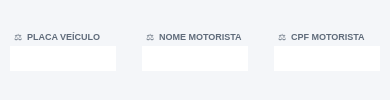
                     <widget class="QWidget" name="page_Terceiros">
                      <property name="styleSheet">
                       <string notr="true">background-color: #f4f6f9;</string>
                      </property>
                      <layout class="QVBoxLayout" name="verticalLayout_8">
                       <property name="leftMargin">
                        <number>0</number>
                       </property>
                       <property name="topMargin">
                        <number>0</number>
                       </property>
                       <property name="rightMargin">
                        <number>0</number>
                       </property>
                       <property name="bottomMargin">
                        <number>0</number>
                       </property>
                       <item>
                        <widget class="QWidget" name="widget_8" native="true">
                         <property name="minimumSize">
                          <size>
                           <width>0</width>
                           <height>50</height>
                          </size>
                         </property>
                         <property name="maximumSize">
                          <size>
                           <width>16777215</width>
                           <height>50</height>
                          </size>
                         </property>
                         <layout class="QVBoxLayout" name="verticalLayout_14">
                          <property name="leftMargin">
                           <number>0</number>
                          </property>
                          <property name="topMargin">
                           <number>0</number>
                          </property>
                          <property name="rightMargin">
                           <number>0</number>
                          </property>
                          <property name="bottomMargin">
                           <number>0</number>
                          </property>
                          <item>
                           <widget class="QWidget" name="widget_50" native="true">
                            <property name="minimumSize">
                             <size>
                              <width>0</width>
                              <height>50</height>
                             </size>
                            </property>
                            <property name="maximumSize">
                             <size>
                              <width>16777215</width>
                              <height>50</height>
                             </size>
                            </property>
                            <layout class="QHBoxLayout" name="horizontalLayout_32">
                             <property name="leftMargin">
                              <number>0</number>
                             </property>
                             <property name="topMargin">
                              <number>0</number>
                             </property>
                             <property name="rightMargin">
                              <number>0</number>
                             </property>
                             <property name="bottomMargin">
                              <number>0</number>
                             </property>
                             <item>
                              <widget class="QWidget" name="widget_57" native="true">
                               <property name="styleSheet">
                                <string notr="true"/>
                               </property>
                               <layout class="QVBoxLayout" name="verticalLayout_52">
                                <property name="spacing">
                                 <number>3</number>
                                </property>
                                <property name="leftMargin">
                                 <number>10</number>
                                </property>
                                <property name="topMargin">
                                 <number>6</number>
                                </property>
                                <property name="rightMargin">
                                 <number>10</number>
                                </property>
                                <property name="bottomMargin">
                                 <number>6</number>
                                </property>
                                <item>
                                 <widget class="QLabel" name="label_90">
                                  <property name="minimumSize">
                                   <size>
                                    <width>0</width>
                                    <height>0</height>
                                   </size>
                                  </property>
                                  <property name="maximumSize">
                                   <size>
                                    <width>16777215</width>
                                    <height>16777215</height>
                                   </size>
                                  </property>
                                  <property name="font">
                                   <font>
                                    <pointsize>-1</pointsize>
                                    <weight>75</weight>
                                    <bold>true</bold>
                                   </font>
                                  </property>
                                  <property name="styleSheet">
                                   <string notr="true">border: none;
background: transparent;
color: #5f6b7a;
font-size: 9px;
font-weight: bold;
padding-left: 2px;</string>
                                  </property>
                                  <property name="text">
                                   <string>⚖️  PLACA VEÍCULO</string>
                                  </property>
                                  <property name="alignment">
                                   <set>Qt::AlignLeading|Qt::AlignLeft|Qt::AlignVCenter</set>
                                  </property>
                                 </widget>
                                </item>
                                <item>
                                 <widget class="QLineEdit" name="line_Placa_Ter">
                                  <property name="sizePolicy">
                                   <sizepolicy hsizetype="Preferred" vsizetype="Preferred">
                                    <horstretch>0</horstretch>
                                    <verstretch>0</verstretch>
                                   </sizepolicy>
                                  </property>
                                  <property name="minimumSize">
                                   <size>
                                    <width>0</width>
                                    <height>25</height>
                                   </size>
                                  </property>
                                  <property name="maximumSize">
                                   <size>
                                    <width>16777215</width>
                                    <height>25</height>
                                   </size>
                                  </property>
                                  <property name="font">
                                   <font>
                                    <pointsize>9</pointsize>
                                    <weight>50</weight>
                                    <bold>false</bold>
                                   </font>
                                  </property>
                                  <property name="styleSheet">
                                   <string notr="true">color: #374151;
border: none;
background: white;</string>
                                  </property>
                                  <property name="inputMask">
                                   <string/>
                                  </property>
                                  <property name="text">
                                   <string/>
                                  </property>
                                  <property name="frame">
                                   <bool>true</bool>
                                  </property>
                                  <property name="echoMode">
                                   <enum>QLineEdit::Normal</enum>
                                  </property>
                                  <property name="alignment">
                                   <set>Qt::AlignCenter</set>
                                  </property>
                                  <property name="dragEnabled">
                                   <bool>false</bool>
                                  </property>
                                  <property name="readOnly">
                                   <bool>false</bool>
                                  </property>
                                  <property name="placeholderText">
                                   <string/>
                                  </property>
                                 </widget>
                                </item>
                               </layout>
                              </widget>
                             </item>
                             <item>
                              <widget class="QWidget" name="widget_58" native="true">
                               <property name="styleSheet">
                                <string notr="true"/>
                               </property>
                               <layout class="QVBoxLayout" name="verticalLayout_53">
                                <property name="spacing">
                                 <number>3</number>
                                </property>
                                <property name="leftMargin">
                                 <number>10</number>
                                </property>
                                <property name="topMargin">
                                 <number>6</number>
                                </property>
                                <property name="rightMargin">
                                 <number>10</number>
                                </property>
                                <property name="bottomMargin">
                                 <number>6</number>
                                </property>
                                <item>
                                 <widget class="QLabel" name="label_91">
                                  <property name="minimumSize">
                                   <size>
                                    <width>0</width>
                                    <height>0</height>
                                   </size>
                                  </property>
                                  <property name="maximumSize">
                                   <size>
                                    <width>16777215</width>
                                    <height>16777215</height>
                                   </size>
                                  </property>
                                  <property name="font">
                                   <font>
                                    <pointsize>-1</pointsize>
                                    <weight>75</weight>
                                    <bold>true</bold>
                                   </font>
                                  </property>
                                  <property name="styleSheet">
                                   <string notr="true">border: none;
background: transparent;
color: #5f6b7a;
font-size: 9px;
font-weight: bold;
padding-left: 2px;</string>
                                  </property>
                                  <property name="text">
                                   <string>⚖️  NOME MOTORISTA</string>
                                  </property>
                                  <property name="alignment">
                                   <set>Qt::AlignLeading|Qt::AlignLeft|Qt::AlignVCenter</set>
                                  </property>
                                 </widget>
                                </item>
                                <item>
                                 <widget class="QLineEdit" name="line_Motorista_Ter">
                                  <property name="sizePolicy">
                                   <sizepolicy hsizetype="Preferred" vsizetype="Preferred">
                                    <horstretch>0</horstretch>
                                    <verstretch>0</verstretch>
                                   </sizepolicy>
                                  </property>
                                  <property name="minimumSize">
                                   <size>
                                    <width>0</width>
                                    <height>25</height>
                                   </size>
                                  </property>
                                  <property name="maximumSize">
                                   <size>
                                    <width>16777215</width>
                                    <height>25</height>
                                   </size>
                                  </property>
                                  <property name="font">
                                   <font>
                                    <pointsize>9</pointsize>
                                    <weight>50</weight>
                                    <bold>false</bold>
                                   </font>
                                  </property>
                                  <property name="styleSheet">
                                   <string notr="true">color: #374151;
border: none;
background: white;</string>
                                  </property>
                                  <property name="inputMask">
                                   <string/>
                                  </property>
                                  <property name="text">
                                   <string/>
                                  </property>
                                  <property name="frame">
                                   <bool>true</bool>
                                  </property>
                                  <property name="echoMode">
                                   <enum>QLineEdit::Normal</enum>
                                  </property>
                                  <property name="alignment">
                                   <set>Qt::AlignCenter</set>
                                  </property>
                                  <property name="dragEnabled">
                                   <bool>false</bool>
                                  </property>
                                  <property name="readOnly">
                                   <bool>false</bool>
                                  </property>
                                  <property name="placeholderText">
                                   <string/>
                                  </property>
                                 </widget>
                                </item>
                               </layout>
                              </widget>
                             </item>
                             <item>
                              <widget class="QWidget" name="widget_59" native="true">
                               <property name="styleSheet">
                                <string notr="true"/>
                               </property>
                               <layout class="QVBoxLayout" name="verticalLayout_54">
                                <property name="spacing">
                                 <number>3</number>
                                </property>
                                <property name="leftMargin">
                                 <number>10</number>
                                </property>
                                <property name="topMargin">
                                 <number>6</number>
                                </property>
                                <property name="rightMargin">
                                 <number>10</number>
                                </property>
                                <property name="bottomMargin">
                                 <number>6</number>
                                </property>
                                <item>
                                 <widget class="QLabel" name="label_92">
                                  <property name="minimumSize">
                                   <size>
                                    <width>0</width>
                                    <height>0</height>
                                   </size>
                                  </property>
                                  <property name="maximumSize">
                                   <size>
                                    <width>16777215</width>
                                    <height>16777215</height>
                                   </size>
                                  </property>
                                  <property name="font">
                                   <font>
                                    <pointsize>-1</pointsize>
                                    <weight>75</weight>
                                    <bold>true</bold>
                                   </font>
                                  </property>
                                  <property name="styleSheet">
                                   <string notr="true">border: none;
background: transparent;
color: #5f6b7a;
font-size: 9px;
font-weight: bold;
padding-left: 2px;</string>
                                  </property>
                                  <property name="text">
                                   <string>⚖️  CPF MOTORISTA</string>
                                  </property>
                                  <property name="alignment">
                                   <set>Qt::AlignLeading|Qt::AlignLeft|Qt::AlignVCenter</set>
                                  </property>
                                 </widget>
                                </item>
                                <item>
                                 <widget class="QLineEdit" name="line_CPF_Ter">
                                  <property name="sizePolicy">
                                   <sizepolicy hsizetype="Preferred" vsizetype="Preferred">
                                    <horstretch>0</horstretch>
                                    <verstretch>0</verstretch>
                                   </sizepolicy>
                                  </property>
                                  <property name="minimumSize">
                                   <size>
                                    <width>0</width>
                                    <height>25</height>
                                   </size>
                                  </property>
                                  <property name="maximumSize">
                                   <size>
                                    <width>16777215</width>
                                    <height>25</height>
                                   </size>
                                  </property>
                                  <property name="font">
                                   <font>
                                    <pointsize>9</pointsize>
                                    <weight>50</weight>
                                    <bold>false</bold>
                                   </font>
                                  </property>
                                  <property name="styleSheet">
                                   <string notr="true">color: #374151;
border: none;
background: white;</string>
                                  </property>
                                  <property name="inputMask">
                                   <string/>
                                  </property>
                                  <property name="text">
                                   <string/>
                                  </property>
                                  <property name="frame">
                                   <bool>true</bool>
                                  </property>
                                  <property name="echoMode">
                                   <enum>QLineEdit::Normal</enum>
                                  </property>
                                  <property name="alignment">
                                   <set>Qt::AlignCenter</set>
                                  </property>
                                  <property name="dragEnabled">
                                   <bool>false</bool>
                                  </property>
                                  <property name="readOnly">
                                   <bool>false</bool>
                                  </property>
                                  <property name="placeholderText">
                                   <string/>
                                  </property>
                                 </widget>
                                </item>
                               </layout>
                              </widget>
                             </item>
                            </layout>
                           </widget>
                          </item>
                         </layout>
                        </widget>
                       </item>
                      </layout>
                     </widget>
